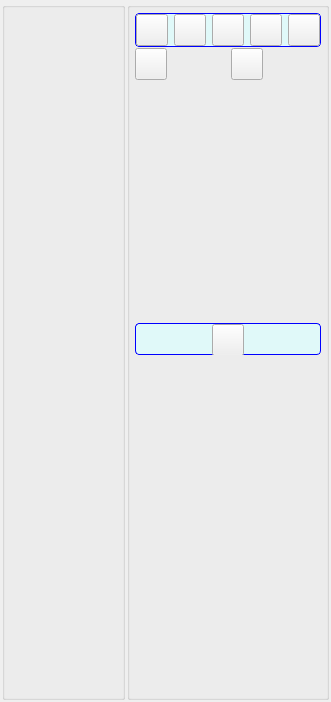
<?xml version="1.0" encoding="UTF-8"?>
<ui version="4.0">
 <class>ChatRoomWidgetUi</class>
 <widget class="QWidget" name="ChatRoomWidgetUi">
  <property name="geometry">
   <rect>
    <x>0</x>
    <y>0</y>
    <width>331</width>
    <height>702</height>
   </rect>
  </property>
  <property name="sizePolicy">
   <sizepolicy hsizetype="Expanding" vsizetype="Expanding">
    <horstretch>0</horstretch>
    <verstretch>0</verstretch>
   </sizepolicy>
  </property>
  <property name="windowTitle">
   <string>Chat Room Client</string>
  </property>
  <property name="windowIcon">
   <iconset>
    <normaloff>:/TruthOrDare/Resources/ic_people_normal.png</normaloff>:/TruthOrDare/Resources/ic_people_normal.png</iconset>
  </property>
  <layout class="QHBoxLayout" name="horizontalLayout_3">
   <property name="spacing">
    <number>2</number>
   </property>
   <property name="leftMargin">
    <number>2</number>
   </property>
   <property name="topMargin">
    <number>2</number>
   </property>
   <property name="rightMargin">
    <number>2</number>
   </property>
   <property name="bottomMargin">
    <number>2</number>
   </property>
   <item>
    <widget class="QGroupBox" name="FriendsGroupBox">
     <property name="sizePolicy">
      <sizepolicy hsizetype="Preferred" vsizetype="Expanding">
       <horstretch>0</horstretch>
       <verstretch>0</verstretch>
      </sizepolicy>
     </property>
     <property name="minimumSize">
      <size>
       <width>0</width>
       <height>0</height>
      </size>
     </property>
     <property name="title">
      <string/>
     </property>
     <layout class="QVBoxLayout" name="verticalLayout_2">
      <property name="spacing">
       <number>2</number>
      </property>
      <property name="leftMargin">
       <number>1</number>
      </property>
      <property name="topMargin">
       <number>1</number>
      </property>
      <property name="rightMargin">
       <number>1</number>
      </property>
      <property name="bottomMargin">
       <number>1</number>
      </property>
      <item>
       <widget class="QLabel" name="m_StatusLabel">
        <property name="text">
         <string notr="true"/>
        </property>
       </widget>
      </item>
      <item>
       <widget class="QLabel" name="m_GroupUserStatusLabel">
        <property name="font">
         <font>
          <pointsize>10</pointsize>
         </font>
        </property>
        <property name="text">
         <string/>
        </property>
       </widget>
      </item>
      <item>
       <widget class="FriendListWidget" name="friendListWidget" native="true">
        <property name="sizePolicy">
         <sizepolicy hsizetype="Expanding" vsizetype="Expanding">
          <horstretch>0</horstretch>
          <verstretch>0</verstretch>
         </sizepolicy>
        </property>
       </widget>
      </item>
     </layout>
    </widget>
   </item>
   <item>
    <widget class="QGroupBox" name="ChatRoomItemsBox">
     <property name="sizePolicy">
      <sizepolicy hsizetype="Expanding" vsizetype="Expanding">
       <horstretch>0</horstretch>
       <verstretch>0</verstretch>
      </sizepolicy>
     </property>
     <property name="minimumSize">
      <size>
       <width>0</width>
       <height>0</height>
      </size>
     </property>
     <property name="title">
      <string/>
     </property>
     <layout class="QVBoxLayout" name="verticalLayout_3">
      <property name="spacing">
       <number>1</number>
      </property>
      <property name="leftMargin">
       <number>5</number>
      </property>
      <property name="topMargin">
       <number>5</number>
      </property>
      <property name="rightMargin">
       <number>5</number>
      </property>
      <property name="bottomMargin">
       <number>5</number>
      </property>
      <item>
       <widget class="QFrame" name="m_OffersFrame">
        <property name="styleSheet">
         <string notr="true">QFrame#m_OffersFrame
{   
background-color: #e0f9f9;
border: 1px solid blue;
border-radius: 4px; 
}</string>
        </property>
        <property name="frameShape">
         <enum>QFrame::NoFrame</enum>
        </property>
        <property name="frameShadow">
         <enum>QFrame::Raised</enum>
        </property>
        <layout class="QHBoxLayout" name="horizontalLayout">
         <property name="leftMargin">
          <number>0</number>
         </property>
         <property name="topMargin">
          <number>0</number>
         </property>
         <property name="rightMargin">
          <number>0</number>
         </property>
         <property name="bottomMargin">
          <number>0</number>
         </property>
         <item>
          <widget class="VxPushButton" name="m_VoipButton">
           <property name="sizePolicy">
            <sizepolicy hsizetype="Fixed" vsizetype="Fixed">
             <horstretch>0</horstretch>
             <verstretch>0</verstretch>
            </sizepolicy>
           </property>
           <property name="minimumSize">
            <size>
             <width>32</width>
             <height>32</height>
            </size>
           </property>
           <property name="maximumSize">
            <size>
             <width>32</width>
             <height>32</height>
            </size>
           </property>
           <property name="text">
            <string/>
           </property>
           <property name="iconSize">
            <size>
             <width>32</width>
             <height>32</height>
            </size>
           </property>
          </widget>
         </item>
         <item>
          <widget class="VxPushButton" name="m_VideoChatButton">
           <property name="minimumSize">
            <size>
             <width>32</width>
             <height>32</height>
            </size>
           </property>
           <property name="maximumSize">
            <size>
             <width>32</width>
             <height>32</height>
            </size>
           </property>
           <property name="text">
            <string/>
           </property>
           <property name="iconSize">
            <size>
             <width>32</width>
             <height>32</height>
            </size>
           </property>
          </widget>
         </item>
         <item>
          <widget class="VxPushButton" name="m_TrueOrDareButton">
           <property name="minimumSize">
            <size>
             <width>32</width>
             <height>32</height>
            </size>
           </property>
           <property name="maximumSize">
            <size>
             <width>32</width>
             <height>32</height>
            </size>
           </property>
           <property name="text">
            <string/>
           </property>
           <property name="iconSize">
            <size>
             <width>32</width>
             <height>32</height>
            </size>
           </property>
          </widget>
         </item>
         <item>
          <widget class="VxPushButton" name="m_SendAttachmentButton">
           <property name="minimumSize">
            <size>
             <width>32</width>
             <height>32</height>
            </size>
           </property>
           <property name="maximumSize">
            <size>
             <width>32</width>
             <height>32</height>
            </size>
           </property>
           <property name="text">
            <string/>
           </property>
           <property name="iconSize">
            <size>
             <width>32</width>
             <height>32</height>
            </size>
           </property>
          </widget>
         </item>
         <item>
          <widget class="VxPushButton" name="m_OptionsButton">
           <property name="minimumSize">
            <size>
             <width>32</width>
             <height>32</height>
            </size>
           </property>
           <property name="maximumSize">
            <size>
             <width>32</width>
             <height>32</height>
            </size>
           </property>
           <property name="text">
            <string/>
           </property>
           <property name="iconSize">
            <size>
             <width>32</width>
             <height>32</height>
            </size>
           </property>
          </widget>
         </item>
        </layout>
       </widget>
      </item>
      <item>
       <widget class="QFrame" name="m_ResponseFrame">
        <property name="frameShape">
         <enum>QFrame::NoFrame</enum>
        </property>
        <property name="frameShadow">
         <enum>QFrame::Raised</enum>
        </property>
        <layout class="QHBoxLayout" name="horizontalLayout_2">
         <property name="leftMargin">
          <number>0</number>
         </property>
         <property name="topMargin">
          <number>0</number>
         </property>
         <property name="rightMargin">
          <number>0</number>
         </property>
         <property name="bottomMargin">
          <number>0</number>
         </property>
         <item>
          <widget class="VxPushButton" name="m_AcceptOfferButton">
           <property name="sizePolicy">
            <sizepolicy hsizetype="Fixed" vsizetype="Fixed">
             <horstretch>0</horstretch>
             <verstretch>0</verstretch>
            </sizepolicy>
           </property>
           <property name="minimumSize">
            <size>
             <width>32</width>
             <height>32</height>
            </size>
           </property>
           <property name="maximumSize">
            <size>
             <width>32</width>
             <height>32</height>
            </size>
           </property>
           <property name="text">
            <string/>
           </property>
           <property name="iconSize">
            <size>
             <width>32</width>
             <height>32</height>
            </size>
           </property>
          </widget>
         </item>
         <item>
          <widget class="QLabel" name="m_AcceptLabel">
           <property name="text">
            <string/>
           </property>
          </widget>
         </item>
         <item>
          <widget class="VxPushButton" name="m_RejectOfferButton">
           <property name="minimumSize">
            <size>
             <width>32</width>
             <height>32</height>
            </size>
           </property>
           <property name="maximumSize">
            <size>
             <width>32</width>
             <height>32</height>
            </size>
           </property>
           <property name="text">
            <string/>
           </property>
           <property name="iconSize">
            <size>
             <width>32</width>
             <height>32</height>
            </size>
           </property>
          </widget>
         </item>
         <item>
          <widget class="QLabel" name="m_RejectLabel">
           <property name="text">
            <string/>
           </property>
          </widget>
         </item>
        </layout>
       </widget>
      </item>
      <item>
       <widget class="VidWidget" name="m_VidWidget" native="true">
        <property name="sizePolicy">
         <sizepolicy hsizetype="Expanding" vsizetype="Expanding">
          <horstretch>0</horstretch>
          <verstretch>0</verstretch>
         </sizepolicy>
        </property>
        <property name="maximumSize">
         <size>
          <width>16777215</width>
          <height>240</height>
         </size>
        </property>
       </widget>
      </item>
      <item>
       <widget class="TodGameWidget" name="m_TodGameWidget" native="true"/>
      </item>
      <item>
       <widget class="QFrame" name="m_HangupSessionFrame">
        <property name="sizePolicy">
         <sizepolicy hsizetype="Expanding" vsizetype="Fixed">
          <horstretch>0</horstretch>
          <verstretch>0</verstretch>
         </sizepolicy>
        </property>
        <property name="minimumSize">
         <size>
          <width>0</width>
          <height>32</height>
         </size>
        </property>
        <property name="maximumSize">
         <size>
          <width>16777215</width>
          <height>32</height>
         </size>
        </property>
        <property name="styleSheet">
         <string notr="true">QFrame#m_HangupSessionFrame
{   
background-color: #e0f9f9;
border: 1px solid blue;
border-radius: 4px; 
}</string>
        </property>
        <property name="frameShape">
         <enum>QFrame::NoFrame</enum>
        </property>
        <property name="frameShadow">
         <enum>QFrame::Raised</enum>
        </property>
        <layout class="QGridLayout" name="gridLayout">
         <property name="leftMargin">
          <number>0</number>
         </property>
         <property name="topMargin">
          <number>0</number>
         </property>
         <property name="rightMargin">
          <number>0</number>
         </property>
         <property name="bottomMargin">
          <number>0</number>
         </property>
         <property name="spacing">
          <number>0</number>
         </property>
         <item row="0" column="0">
          <widget class="VxPushButton" name="m_HangupSessionButton">
           <property name="sizePolicy">
            <sizepolicy hsizetype="Fixed" vsizetype="Fixed">
             <horstretch>0</horstretch>
             <verstretch>0</verstretch>
            </sizepolicy>
           </property>
           <property name="minimumSize">
            <size>
             <width>32</width>
             <height>32</height>
            </size>
           </property>
           <property name="maximumSize">
            <size>
             <width>32</width>
             <height>32</height>
            </size>
           </property>
           <property name="text">
            <string/>
           </property>
           <property name="iconSize">
            <size>
             <width>32</width>
             <height>32</height>
            </size>
           </property>
          </widget>
         </item>
        </layout>
       </widget>
      </item>
      <item>
       <widget class="SessionWidget" name="m_SessionWidget" native="true">
        <property name="sizePolicy">
         <sizepolicy hsizetype="Expanding" vsizetype="Expanding">
          <horstretch>0</horstretch>
          <verstretch>0</verstretch>
         </sizepolicy>
        </property>
       </widget>
      </item>
     </layout>
    </widget>
   </item>
  </layout>
 </widget>
 <customwidgets>
  <customwidget>
   <class>VxPushButton</class>
   <extends>QPushButton</extends>
   <header>VxPushButton.h</header>
  </customwidget>
  <customwidget>
   <class>SessionWidget</class>
   <extends>QWidget</extends>
   <header>SessionWidget.h</header>
   <container>1</container>
  </customwidget>
  <customwidget>
   <class>FriendListWidget</class>
   <extends>QWidget</extends>
   <header>FriendListWidget.h</header>
   <container>1</container>
  </customwidget>
  <customwidget>
   <class>VidWidget</class>
   <extends>QWidget</extends>
   <header location="global">VidWidget.h</header>
   <container>1</container>
  </customwidget>
  <customwidget>
   <class>TodGameWidget</class>
   <extends>QWidget</extends>
   <header>TodGameWidget.h</header>
   <container>1</container>
  </customwidget>
 </customwidgets>
 <resources/>
 <connections/>
</ui>
